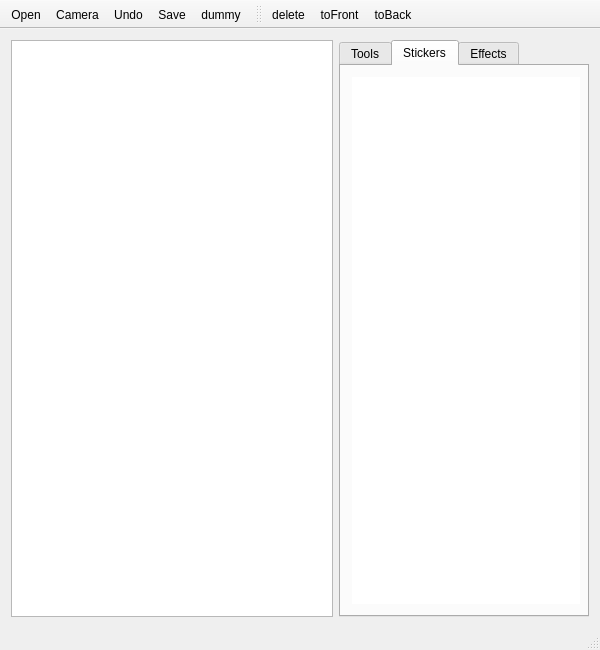
<?xml version="1.0" encoding="UTF-8"?>
<ui version="4.0">
 <class>MainWindow</class>
 <widget class="QMainWindow" name="MainWindow">
  <property name="geometry">
   <rect>
    <x>0</x>
    <y>0</y>
    <width>600</width>
    <height>650</height>
   </rect>
  </property>
  <property name="sizePolicy">
   <sizepolicy hsizetype="Preferred" vsizetype="Preferred">
    <horstretch>0</horstretch>
    <verstretch>0</verstretch>
   </sizepolicy>
  </property>
  <property name="windowTitle">
   <string>Photo Editing Software (PES)</string>
  </property>
  <widget class="QWidget" name="centralWidget">
   <property name="sizePolicy">
    <sizepolicy hsizetype="Expanding" vsizetype="Expanding">
     <horstretch>0</horstretch>
     <verstretch>0</verstretch>
    </sizepolicy>
   </property>
   <layout class="QHBoxLayout" name="horizontalLayout">
    <item>
     <widget class="MyGraphicsView" name="graphicsView">
      <property name="sizePolicy">
       <sizepolicy hsizetype="Expanding" vsizetype="Expanding">
        <horstretch>0</horstretch>
        <verstretch>0</verstretch>
       </sizepolicy>
      </property>
      <property name="verticalScrollBarPolicy">
       <enum>Qt::ScrollBarAlwaysOff</enum>
      </property>
      <property name="horizontalScrollBarPolicy">
       <enum>Qt::ScrollBarAlwaysOff</enum>
      </property>
      <property name="backgroundBrush">
       <brush brushstyle="SolidPattern">
        <color alpha="50">
         <red>0</red>
         <green>0</green>
         <blue>0</blue>
        </color>
       </brush>
      </property>
      <property name="renderHints">
       <set>QPainter::Antialiasing|QPainter::HighQualityAntialiasing|QPainter::SmoothPixmapTransform|QPainter::TextAntialiasing</set>
      </property>
     </widget>
    </item>
    <item>
     <widget class="QTabWidget" name="tabWidget">
      <property name="maximumSize">
       <size>
        <width>250</width>
        <height>16777215</height>
       </size>
      </property>
      <property name="currentIndex">
       <number>1</number>
      </property>
      <widget class="QWidget" name="tab">
       <attribute name="title">
        <string>Tools</string>
       </attribute>
       <layout class="QVBoxLayout" name="verticalLayout">
        <item alignment="Qt::AlignTop">
         <widget class="QGroupBox" name="penGroup">
          <property name="sizePolicy">
           <sizepolicy hsizetype="Expanding" vsizetype="Preferred">
            <horstretch>0</horstretch>
            <verstretch>0</verstretch>
           </sizepolicy>
          </property>
          <property name="title">
           <string>Pen</string>
          </property>
          <layout class="QVBoxLayout" name="verticalLayout_3">
           <item>
            <widget class="QWidget" name="penSizeWidget" native="true">
             <layout class="QHBoxLayout" name="horizontalLayout_2">
              <property name="leftMargin">
               <number>0</number>
              </property>
              <property name="topMargin">
               <number>0</number>
              </property>
              <property name="rightMargin">
               <number>0</number>
              </property>
              <property name="bottomMargin">
               <number>0</number>
              </property>
              <item>
               <widget class="QSlider" name="penSlider">
                <property name="minimum">
                 <number>12</number>
                </property>
                <property name="value">
                 <number>64</number>
                </property>
                <property name="orientation">
                 <enum>Qt::Horizontal</enum>
                </property>
               </widget>
              </item>
              <item>
               <widget class="QSpinBox" name="penSpinner">
                <property name="minimum">
                 <number>12</number>
                </property>
                <property name="value">
                 <number>64</number>
                </property>
               </widget>
              </item>
             </layout>
            </widget>
           </item>
           <item>
            <widget class="ColorDisplay" name="penColor">
             <property name="maximumSize">
              <size>
               <width>16777215</width>
               <height>20</height>
              </size>
             </property>
            </widget>
           </item>
          </layout>
         </widget>
        </item>
        <item>
         <widget class="QGroupBox" name="textGroup">
          <property name="sizePolicy">
           <sizepolicy hsizetype="Expanding" vsizetype="Preferred">
            <horstretch>0</horstretch>
            <verstretch>0</verstretch>
           </sizepolicy>
          </property>
          <property name="title">
           <string>Text</string>
          </property>
          <layout class="QVBoxLayout" name="verticalLayout_2">
           <item>
            <widget class="QFontComboBox" name="fontComboBox">
             <property name="sizePolicy">
              <sizepolicy hsizetype="Preferred" vsizetype="Preferred">
               <horstretch>0</horstretch>
               <verstretch>0</verstretch>
              </sizepolicy>
             </property>
            </widget>
           </item>
           <item>
            <widget class="QWidget" name="fontSizeWidget" native="true">
             <property name="sizePolicy">
              <sizepolicy hsizetype="Preferred" vsizetype="Preferred">
               <horstretch>0</horstretch>
               <verstretch>0</verstretch>
              </sizepolicy>
             </property>
             <layout class="QHBoxLayout" name="horizontalLayout_4">
              <property name="leftMargin">
               <number>0</number>
              </property>
              <property name="topMargin">
               <number>0</number>
              </property>
              <property name="rightMargin">
               <number>0</number>
              </property>
              <property name="bottomMargin">
               <number>0</number>
              </property>
              <item>
               <widget class="QSlider" name="horizontalSlider">
                <property name="sizePolicy">
                 <sizepolicy hsizetype="Expanding" vsizetype="Fixed">
                  <horstretch>0</horstretch>
                  <verstretch>0</verstretch>
                 </sizepolicy>
                </property>
                <property name="minimum">
                 <number>12</number>
                </property>
                <property name="value">
                 <number>64</number>
                </property>
                <property name="orientation">
                 <enum>Qt::Horizontal</enum>
                </property>
               </widget>
              </item>
              <item>
               <widget class="QSpinBox" name="spinBox">
                <property name="minimum">
                 <number>12</number>
                </property>
                <property name="value">
                 <number>64</number>
                </property>
               </widget>
              </item>
             </layout>
            </widget>
           </item>
           <item>
            <widget class="ColorDisplay" name="textColor">
             <property name="sizePolicy">
              <sizepolicy hsizetype="Expanding" vsizetype="Preferred">
               <horstretch>0</horstretch>
               <verstretch>0</verstretch>
              </sizepolicy>
             </property>
             <property name="maximumSize">
              <size>
               <width>16777215</width>
               <height>20</height>
              </size>
             </property>
            </widget>
           </item>
           <item>
            <widget class="QWidget" name="textInputGroup" native="true">
             <layout class="QHBoxLayout" name="horizontalLayout_3">
              <property name="leftMargin">
               <number>0</number>
              </property>
              <property name="topMargin">
               <number>0</number>
              </property>
              <property name="rightMargin">
               <number>0</number>
              </property>
              <property name="bottomMargin">
               <number>0</number>
              </property>
              <item>
               <widget class="QLineEdit" name="textEdit">
                <property name="sizePolicy">
                 <sizepolicy hsizetype="Expanding" vsizetype="Fixed">
                  <horstretch>1</horstretch>
                  <verstretch>0</verstretch>
                 </sizepolicy>
                </property>
                <property name="minimumSize">
                 <size>
                  <width>0</width>
                  <height>0</height>
                 </size>
                </property>
               </widget>
              </item>
              <item>
               <widget class="QPushButton" name="textEnterButton">
                <property name="maximumSize">
                 <size>
                  <width>50</width>
                  <height>16777215</height>
                 </size>
                </property>
                <property name="text">
                 <string>Enter</string>
                </property>
               </widget>
              </item>
             </layout>
            </widget>
           </item>
          </layout>
         </widget>
        </item>
        <item>
         <spacer name="verticalSpacer">
          <property name="orientation">
           <enum>Qt::Vertical</enum>
          </property>
          <property name="sizeHint" stdset="0">
           <size>
            <width>20</width>
            <height>40</height>
           </size>
          </property>
         </spacer>
        </item>
       </layout>
      </widget>
      <widget class="QWidget" name="tab_3">
       <attribute name="title">
        <string>Stickers</string>
       </attribute>
       <layout class="QVBoxLayout" name="verticalLayout_5">
        <item alignment="Qt::AlignHCenter">
         <widget class="QTableView" name="stickerTableView">
          <property name="minimumSize">
           <size>
            <width>228</width>
            <height>0</height>
           </size>
          </property>
          <property name="maximumSize">
           <size>
            <width>228</width>
            <height>16777215</height>
           </size>
          </property>
          <property name="frameShape">
           <enum>QFrame::NoFrame</enum>
          </property>
          <property name="frameShadow">
           <enum>QFrame::Plain</enum>
          </property>
          <property name="lineWidth">
           <number>0</number>
          </property>
         </widget>
        </item>
       </layout>
      </widget>
      <widget class="QWidget" name="tab_2">
       <attribute name="title">
        <string>Effects</string>
       </attribute>
      </widget>
     </widget>
    </item>
   </layout>
  </widget>
  <widget class="QMenuBar" name="menuBar">
   <property name="geometry">
    <rect>
     <x>0</x>
     <y>0</y>
     <width>600</width>
     <height>23</height>
    </rect>
   </property>
  </widget>
  <widget class="QStatusBar" name="statusBar"/>
  <widget class="QToolBar" name="mainToolBar">
   <property name="movable">
    <bool>false</bool>
   </property>
   <attribute name="toolBarArea">
    <enum>TopToolBarArea</enum>
   </attribute>
   <attribute name="toolBarBreak">
    <bool>false</bool>
   </attribute>
   <addaction name="actionOpen"/>
   <addaction name="actionCamera"/>
   <addaction name="actionTest"/>
   <addaction name="actionSave"/>
   <addaction name="actionDummy"/>
  </widget>
  <widget class="QToolBar" name="stickerToolbar">
   <property name="windowTitle">
    <string>toolBar</string>
   </property>
   <property name="movable">
    <bool>true</bool>
   </property>
   <attribute name="toolBarArea">
    <enum>TopToolBarArea</enum>
   </attribute>
   <attribute name="toolBarBreak">
    <bool>false</bool>
   </attribute>
   <addaction name="actionDelete"/>
   <addaction name="actionToFront"/>
   <addaction name="actionToBack"/>
  </widget>
  <action name="actionTest">
   <property name="text">
    <string>Undo</string>
   </property>
  </action>
  <action name="actionSave">
   <property name="text">
    <string>Save</string>
   </property>
  </action>
  <action name="actionOpen">
   <property name="text">
    <string>Open</string>
   </property>
  </action>
  <action name="actionCamera">
   <property name="text">
    <string>Camera</string>
   </property>
  </action>
  <action name="actionDelete">
   <property name="icon">
    <iconset resource="resources.qrc">
     <normaloff>:/toolbar/delete.png</normaloff>:/toolbar/delete.png</iconset>
   </property>
   <property name="text">
    <string>delete</string>
   </property>
   <property name="toolTip">
    <string>Delete the sticker</string>
   </property>
  </action>
  <action name="actionToFront">
   <property name="icon">
    <iconset resource="resources.qrc">
     <normaloff>:/toolbar/to_front.png</normaloff>:/toolbar/to_front.png</iconset>
   </property>
   <property name="text">
    <string>toFront</string>
   </property>
   <property name="toolTip">
    <string>Bring to front</string>
   </property>
  </action>
  <action name="actionToBack">
   <property name="icon">
    <iconset resource="resources.qrc">
     <normaloff>:/toolbar/to_back.png</normaloff>:/toolbar/to_back.png</iconset>
   </property>
   <property name="text">
    <string>toBack</string>
   </property>
   <property name="toolTip">
    <string>Send to back</string>
   </property>
  </action>
  <action name="actionDummy">
   <property name="icon">
    <iconset resource="resources.qrc">
     <normaloff>:/toolbar/to_front.png</normaloff>:/toolbar/to_front.png</iconset>
   </property>
   <property name="text">
    <string>dummy</string>
   </property>
  </action>
 </widget>
 <layoutdefault spacing="6" margin="11"/>
 <customwidgets>
  <customwidget>
   <class>MyGraphicsView</class>
   <extends>QGraphicsView</extends>
   <header>mygraphicsview.h</header>
  </customwidget>
  <customwidget>
   <class>ColorDisplay</class>
   <extends>QGraphicsView</extends>
   <header>colordisplay.h</header>
  </customwidget>
 </customwidgets>
 <resources>
  <include location="resources.qrc"/>
 </resources>
 <connections/>
</ui>
